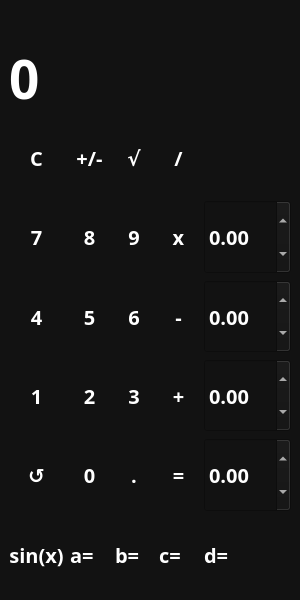
<?xml version="1.0" encoding="UTF-8"?>
<ui version="4.0">
 <class>CalcWindow</class>
 <widget class="QMainWindow" name="CalcWindow">
  <property name="geometry">
   <rect>
    <x>0</x>
    <y>0</y>
    <width>300</width>
    <height>600</height>
   </rect>
  </property>
  <property name="minimumSize">
   <size>
    <width>300</width>
    <height>600</height>
   </size>
  </property>
  <property name="maximumSize">
   <size>
    <width>16777215</width>
    <height>16777215</height>
   </size>
  </property>
  <property name="windowTitle">
   <string>CalcWindow</string>
  </property>
  <property name="styleSheet">
   <string notr="true">QWidget {
	color: white;
	background-color: #121212;
	font-family: Rubik;
	font-size: 15pt;
	font-weight: 600;
}

QLabel {
  qproperty-alignment: 'AlignVCenter | AlignRight';
}

QPushButton {
	background-color: transparent;
	border: none;
	border-radius: 4px;
}

QPushButton:hover {
	background-color: #666;
}

QPushButton:pressed {
	background-color: #888;
}</string>
  </property>
  <widget class="QWidget" name="centralwidget">
   <property name="sizePolicy">
    <sizepolicy hsizetype="Fixed" vsizetype="Fixed">
     <horstretch>0</horstretch>
     <verstretch>0</verstretch>
    </sizepolicy>
   </property>
   <property name="minimumSize">
    <size>
     <width>244</width>
     <height>366</height>
    </size>
   </property>
   <property name="maximumSize">
    <size>
     <width>16777215</width>
     <height>16777215</height>
    </size>
   </property>
   <layout class="QVBoxLayout" name="verticalLayout">
    <item>
     <widget class="QLabel" name="prev_result">
      <property name="sizePolicy">
       <sizepolicy hsizetype="Preferred" vsizetype="Maximum">
        <horstretch>0</horstretch>
        <verstretch>0</verstretch>
       </sizepolicy>
      </property>
      <property name="font">
       <font>
        <family>Rubik</family>
        <pointsize>15</pointsize>
        <italic>true</italic>
        <fontweight>DemiBold</fontweight>
       </font>
      </property>
      <property name="styleSheet">
       <string notr="true">color: #666;</string>
      </property>
      <property name="text">
       <string/>
      </property>
     </widget>
    </item>
    <item>
     <widget class="QLabel" name="calc_result">
      <property name="sizePolicy">
       <sizepolicy hsizetype="Preferred" vsizetype="Maximum">
        <horstretch>0</horstretch>
        <verstretch>0</verstretch>
       </sizepolicy>
      </property>
      <property name="font">
       <font>
        <family>Rubik</family>
        <pointsize>40</pointsize>
        <fontweight>DemiBold</fontweight>
       </font>
      </property>
      <property name="styleSheet">
       <string notr="true">font-size: 40pt;
border: none;</string>
      </property>
      <property name="text">
       <string>0</string>
      </property>
      <property name="scaledContents">
       <bool>false</bool>
      </property>
     </widget>
    </item>
    <item>
     <layout class="QGridLayout" name="gridLayout">
      <item row="2" column="1">
       <widget class="QPushButton" name="bt_5">
        <property name="sizePolicy">
         <sizepolicy hsizetype="Minimum" vsizetype="Expanding">
          <horstretch>0</horstretch>
          <verstretch>0</verstretch>
         </sizepolicy>
        </property>
        <property name="styleSheet">
         <string notr="true"/>
        </property>
        <property name="text">
         <string>5</string>
        </property>
        <property name="shortcut">
         <string>5</string>
        </property>
       </widget>
      </item>
      <item row="3" column="1">
       <widget class="QPushButton" name="bt_2">
        <property name="sizePolicy">
         <sizepolicy hsizetype="Minimum" vsizetype="Expanding">
          <horstretch>0</horstretch>
          <verstretch>0</verstretch>
         </sizepolicy>
        </property>
        <property name="styleSheet">
         <string notr="true"/>
        </property>
        <property name="text">
         <string>2</string>
        </property>
        <property name="shortcut">
         <string>2</string>
        </property>
       </widget>
      </item>
      <item row="1" column="3">
       <widget class="QPushButton" name="bt_multiply">
        <property name="sizePolicy">
         <sizepolicy hsizetype="Minimum" vsizetype="Expanding">
          <horstretch>0</horstretch>
          <verstretch>0</verstretch>
         </sizepolicy>
        </property>
        <property name="styleSheet">
         <string notr="true"/>
        </property>
        <property name="text">
         <string>x</string>
        </property>
        <property name="shortcut">
         <string>*</string>
        </property>
       </widget>
      </item>
      <item row="3" column="0">
       <widget class="QPushButton" name="bt_1">
        <property name="sizePolicy">
         <sizepolicy hsizetype="Minimum" vsizetype="Expanding">
          <horstretch>0</horstretch>
          <verstretch>0</verstretch>
         </sizepolicy>
        </property>
        <property name="styleSheet">
         <string notr="true"/>
        </property>
        <property name="text">
         <string>1</string>
        </property>
        <property name="shortcut">
         <string>1</string>
        </property>
       </widget>
      </item>
      <item row="1" column="0">
       <widget class="QPushButton" name="bt_7">
        <property name="sizePolicy">
         <sizepolicy hsizetype="Minimum" vsizetype="Expanding">
          <horstretch>0</horstretch>
          <verstretch>0</verstretch>
         </sizepolicy>
        </property>
        <property name="styleSheet">
         <string notr="true"/>
        </property>
        <property name="text">
         <string>7</string>
        </property>
        <property name="shortcut">
         <string>7</string>
        </property>
       </widget>
      </item>
      <item row="1" column="1">
       <widget class="QPushButton" name="bt_8">
        <property name="sizePolicy">
         <sizepolicy hsizetype="Minimum" vsizetype="Expanding">
          <horstretch>0</horstretch>
          <verstretch>0</verstretch>
         </sizepolicy>
        </property>
        <property name="styleSheet">
         <string notr="true"/>
        </property>
        <property name="text">
         <string>8</string>
        </property>
        <property name="shortcut">
         <string>8</string>
        </property>
       </widget>
      </item>
      <item row="0" column="2">
       <widget class="QPushButton" name="bt_sqrt">
        <property name="sizePolicy">
         <sizepolicy hsizetype="Minimum" vsizetype="Expanding">
          <horstretch>0</horstretch>
          <verstretch>0</verstretch>
         </sizepolicy>
        </property>
        <property name="styleSheet">
         <string notr="true"/>
        </property>
        <property name="text">
         <string>√</string>
        </property>
       </widget>
      </item>
      <item row="0" column="3">
       <widget class="QPushButton" name="bt_divide">
        <property name="sizePolicy">
         <sizepolicy hsizetype="Minimum" vsizetype="Expanding">
          <horstretch>0</horstretch>
          <verstretch>0</verstretch>
         </sizepolicy>
        </property>
        <property name="styleSheet">
         <string notr="true"/>
        </property>
        <property name="text">
         <string>/</string>
        </property>
        <property name="shortcut">
         <string>/, /</string>
        </property>
       </widget>
      </item>
      <item row="4" column="1">
       <widget class="QPushButton" name="bt_0">
        <property name="sizePolicy">
         <sizepolicy hsizetype="Minimum" vsizetype="Expanding">
          <horstretch>0</horstretch>
          <verstretch>0</verstretch>
         </sizepolicy>
        </property>
        <property name="styleSheet">
         <string notr="true"/>
        </property>
        <property name="text">
         <string>0</string>
        </property>
        <property name="shortcut">
         <string>0</string>
        </property>
       </widget>
      </item>
      <item row="0" column="1">
       <widget class="QPushButton" name="bt_plus_minus">
        <property name="sizePolicy">
         <sizepolicy hsizetype="Minimum" vsizetype="Expanding">
          <horstretch>0</horstretch>
          <verstretch>0</verstretch>
         </sizepolicy>
        </property>
        <property name="styleSheet">
         <string notr="true"/>
        </property>
        <property name="text">
         <string>+/-</string>
        </property>
       </widget>
      </item>
      <item row="3" column="3">
       <widget class="QPushButton" name="bt_plus">
        <property name="sizePolicy">
         <sizepolicy hsizetype="Minimum" vsizetype="Expanding">
          <horstretch>0</horstretch>
          <verstretch>0</verstretch>
         </sizepolicy>
        </property>
        <property name="styleSheet">
         <string notr="true"/>
        </property>
        <property name="text">
         <string>+</string>
        </property>
        <property name="shortcut">
         <string>+, +</string>
        </property>
       </widget>
      </item>
      <item row="2" column="0">
       <widget class="QPushButton" name="bt_4">
        <property name="sizePolicy">
         <sizepolicy hsizetype="Minimum" vsizetype="Expanding">
          <horstretch>0</horstretch>
          <verstretch>0</verstretch>
         </sizepolicy>
        </property>
        <property name="styleSheet">
         <string notr="true"/>
        </property>
        <property name="text">
         <string>4</string>
        </property>
        <property name="shortcut">
         <string>4</string>
        </property>
       </widget>
      </item>
      <item row="3" column="2">
       <widget class="QPushButton" name="bt_3">
        <property name="sizePolicy">
         <sizepolicy hsizetype="Minimum" vsizetype="Expanding">
          <horstretch>0</horstretch>
          <verstretch>0</verstretch>
         </sizepolicy>
        </property>
        <property name="styleSheet">
         <string notr="true"/>
        </property>
        <property name="text">
         <string>3</string>
        </property>
        <property name="shortcut">
         <string>3</string>
        </property>
       </widget>
      </item>
      <item row="0" column="0">
       <widget class="QPushButton" name="bt_backspace">
        <property name="sizePolicy">
         <sizepolicy hsizetype="Minimum" vsizetype="Expanding">
          <horstretch>0</horstretch>
          <verstretch>0</verstretch>
         </sizepolicy>
        </property>
        <property name="styleSheet">
         <string notr="true"/>
        </property>
        <property name="text">
         <string>C</string>
        </property>
        <property name="shortcut">
         <string>Backspace</string>
        </property>
       </widget>
      </item>
      <item row="4" column="0">
       <widget class="QPushButton" name="bt_refresh">
        <property name="sizePolicy">
         <sizepolicy hsizetype="Minimum" vsizetype="Expanding">
          <horstretch>0</horstretch>
          <verstretch>0</verstretch>
         </sizepolicy>
        </property>
        <property name="text">
         <string>↺</string>
        </property>
       </widget>
      </item>
      <item row="2" column="2">
       <widget class="QPushButton" name="bt_6">
        <property name="sizePolicy">
         <sizepolicy hsizetype="Minimum" vsizetype="Expanding">
          <horstretch>0</horstretch>
          <verstretch>0</verstretch>
         </sizepolicy>
        </property>
        <property name="styleSheet">
         <string notr="true"/>
        </property>
        <property name="text">
         <string>6</string>
        </property>
        <property name="shortcut">
         <string>6</string>
        </property>
       </widget>
      </item>
      <item row="2" column="3">
       <widget class="QPushButton" name="bt_minus">
        <property name="sizePolicy">
         <sizepolicy hsizetype="Minimum" vsizetype="Expanding">
          <horstretch>0</horstretch>
          <verstretch>0</verstretch>
         </sizepolicy>
        </property>
        <property name="styleSheet">
         <string notr="true"/>
        </property>
        <property name="text">
         <string>-</string>
        </property>
        <property name="shortcut">
         <string>-, -</string>
        </property>
       </widget>
      </item>
      <item row="1" column="2">
       <widget class="QPushButton" name="bt_9">
        <property name="sizePolicy">
         <sizepolicy hsizetype="Minimum" vsizetype="Expanding">
          <horstretch>0</horstretch>
          <verstretch>0</verstretch>
         </sizepolicy>
        </property>
        <property name="styleSheet">
         <string notr="true"/>
        </property>
        <property name="text">
         <string>9</string>
        </property>
        <property name="shortcut">
         <string>9</string>
        </property>
       </widget>
      </item>
      <item row="4" column="2">
       <widget class="QPushButton" name="bt_comma">
        <property name="sizePolicy">
         <sizepolicy hsizetype="Minimum" vsizetype="Expanding">
          <horstretch>0</horstretch>
          <verstretch>0</verstretch>
         </sizepolicy>
        </property>
        <property name="styleSheet">
         <string notr="true"/>
        </property>
        <property name="text">
         <string>.</string>
        </property>
        <property name="shortcut">
         <string>., .</string>
        </property>
       </widget>
      </item>
      <item row="4" column="3">
       <widget class="QPushButton" name="bt_equal">
        <property name="sizePolicy">
         <sizepolicy hsizetype="Minimum" vsizetype="Expanding">
          <horstretch>0</horstretch>
          <verstretch>0</verstretch>
         </sizepolicy>
        </property>
        <property name="styleSheet">
         <string notr="true"/>
        </property>
        <property name="text">
         <string>=</string>
        </property>
        <property name="shortcut">
         <string>Return</string>
        </property>
       </widget>
      </item>
      <item row="4" column="4">
       <widget class="QDoubleSpinBox" name="dsbox_d">
        <property name="sizePolicy">
         <sizepolicy hsizetype="Minimum" vsizetype="Expanding">
          <horstretch>0</horstretch>
          <verstretch>0</verstretch>
         </sizepolicy>
        </property>
        <property name="minimum">
         <double>-99.989999999999995</double>
        </property>
       </widget>
      </item>
      <item row="3" column="4">
       <widget class="QDoubleSpinBox" name="dsbox_c">
        <property name="sizePolicy">
         <sizepolicy hsizetype="Minimum" vsizetype="Expanding">
          <horstretch>0</horstretch>
          <verstretch>0</verstretch>
         </sizepolicy>
        </property>
        <property name="minimum">
         <double>-99.989999999999995</double>
        </property>
       </widget>
      </item>
      <item row="2" column="4">
       <widget class="QDoubleSpinBox" name="dsbox_b">
        <property name="sizePolicy">
         <sizepolicy hsizetype="Minimum" vsizetype="Expanding">
          <horstretch>0</horstretch>
          <verstretch>0</verstretch>
         </sizepolicy>
        </property>
        <property name="minimum">
         <double>-99.989999999999995</double>
        </property>
       </widget>
      </item>
      <item row="1" column="4">
       <widget class="QDoubleSpinBox" name="dsbox_a">
        <property name="sizePolicy">
         <sizepolicy hsizetype="Minimum" vsizetype="Expanding">
          <horstretch>0</horstretch>
          <verstretch>0</verstretch>
         </sizepolicy>
        </property>
        <property name="minimum">
         <double>-99.989999999999995</double>
        </property>
       </widget>
      </item>
      <item row="5" column="0">
       <widget class="QPushButton" name="bt_sincos">
        <property name="sizePolicy">
         <sizepolicy hsizetype="Minimum" vsizetype="Expanding">
          <horstretch>0</horstretch>
          <verstretch>0</verstretch>
         </sizepolicy>
        </property>
        <property name="text">
         <string>sin(x)</string>
        </property>
       </widget>
      </item>
      <item row="5" column="1">
       <widget class="QLabel" name="lbl_a">
        <property name="sizePolicy">
         <sizepolicy hsizetype="Minimum" vsizetype="Expanding">
          <horstretch>0</horstretch>
          <verstretch>0</verstretch>
         </sizepolicy>
        </property>
        <property name="text">
         <string>a=</string>
        </property>
       </widget>
      </item>
      <item row="5" column="2">
       <widget class="QLabel" name="lbl_b">
        <property name="sizePolicy">
         <sizepolicy hsizetype="Minimum" vsizetype="Expanding">
          <horstretch>0</horstretch>
          <verstretch>0</verstretch>
         </sizepolicy>
        </property>
        <property name="text">
         <string>b=</string>
        </property>
       </widget>
      </item>
      <item row="5" column="3">
       <widget class="QLabel" name="lbl_c">
        <property name="sizePolicy">
         <sizepolicy hsizetype="Minimum" vsizetype="Expanding">
          <horstretch>0</horstretch>
          <verstretch>0</verstretch>
         </sizepolicy>
        </property>
        <property name="text">
         <string>c=</string>
        </property>
       </widget>
      </item>
      <item row="5" column="4">
       <widget class="QLabel" name="lbl_d">
        <property name="sizePolicy">
         <sizepolicy hsizetype="Minimum" vsizetype="Expanding">
          <horstretch>0</horstretch>
          <verstretch>0</verstretch>
         </sizepolicy>
        </property>
        <property name="text">
         <string>d=</string>
        </property>
       </widget>
      </item>
     </layout>
    </item>
   </layout>
  </widget>
 </widget>
 <resources/>
 <connections/>
</ui>
